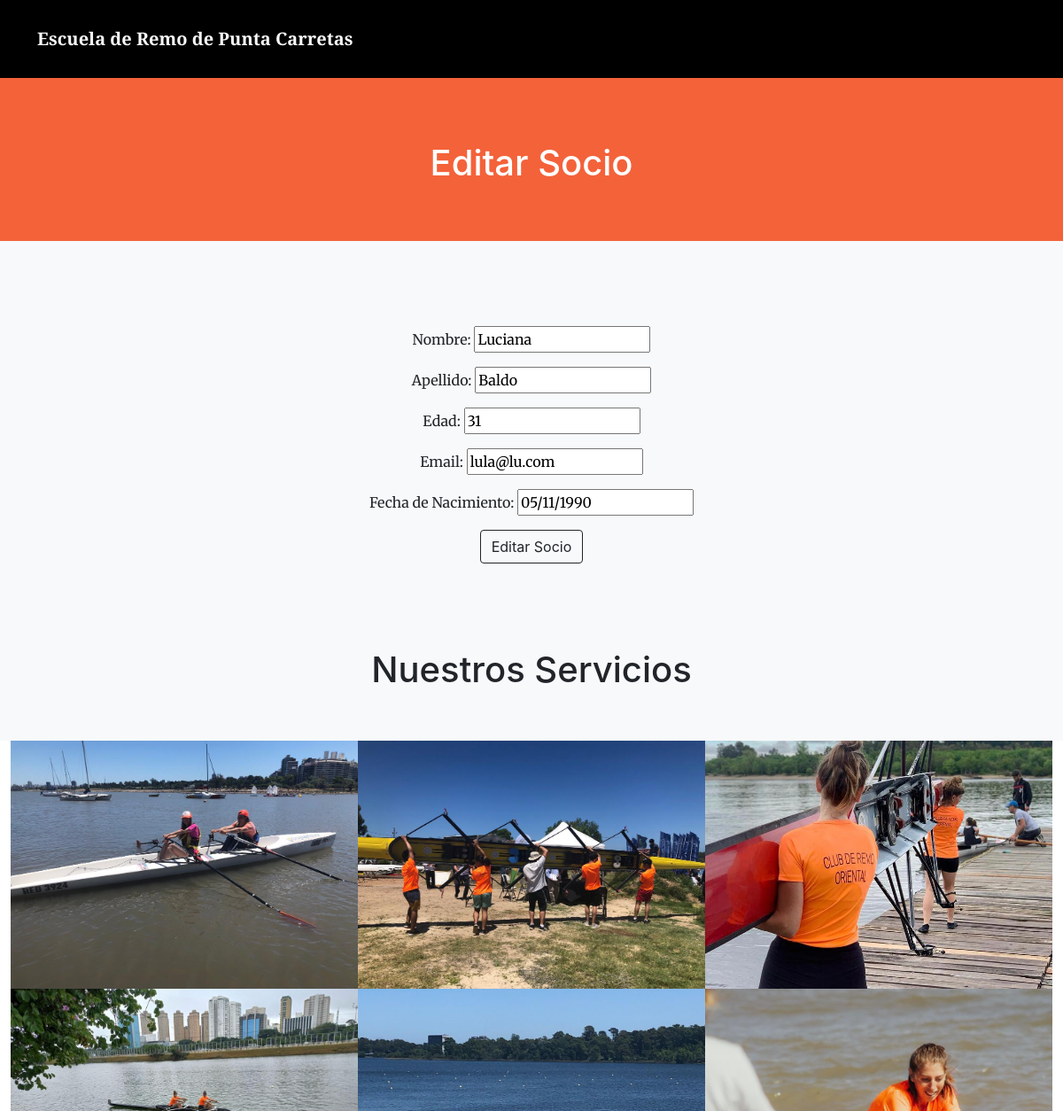
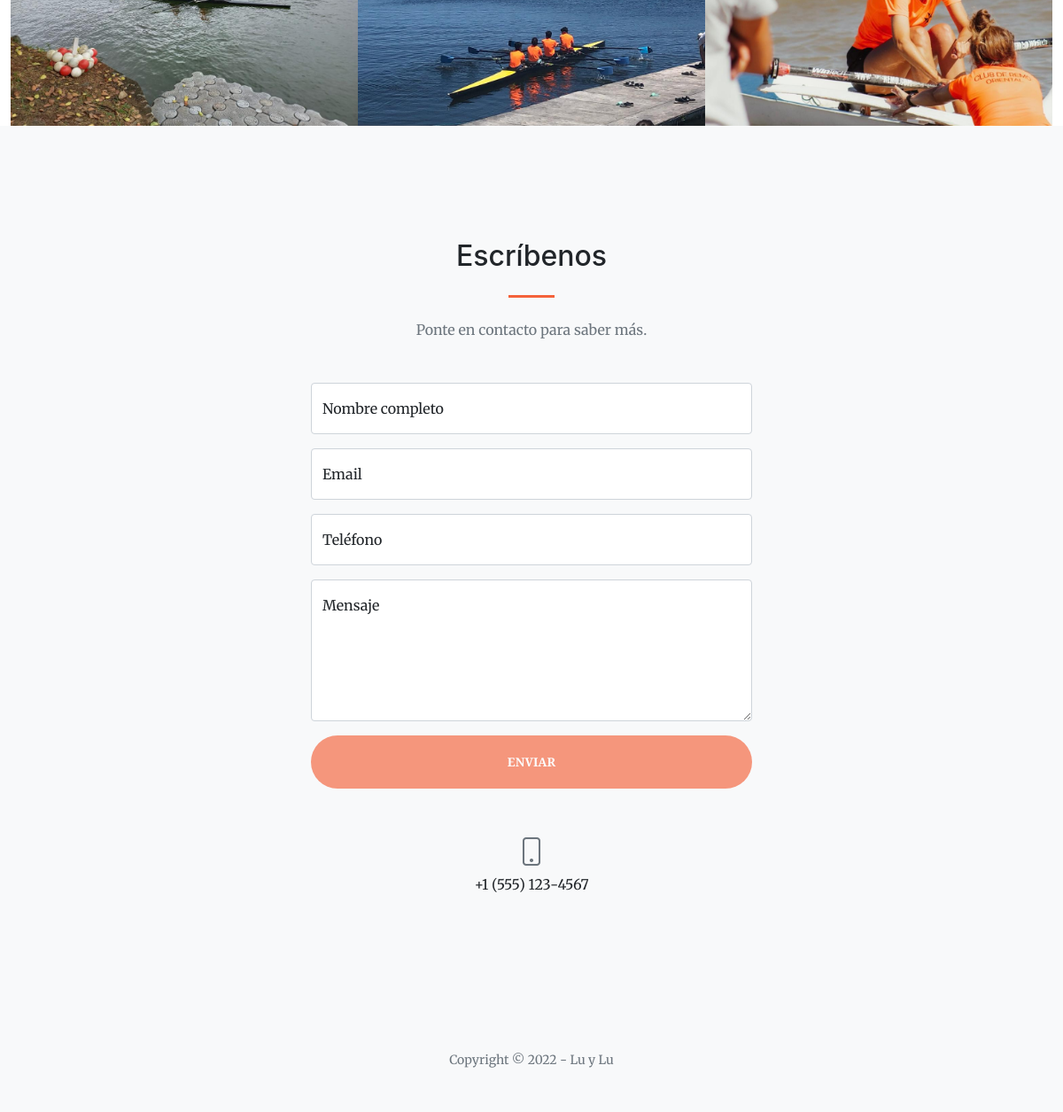
The app's page /editar_socio/1 (signed in) with its own data (2 pictures, top to bottom).
### perfilesapp/models.py (models this page shows)
class Socios(models.Model):
    nombre = models.CharField("Nombre Socio", max_length=30)
    apellido = models.CharField("Apellido Socio", max_length=30)
    edad = models.SmallIntegerField("Edad")
    fechanacimiento = models.DateField("Fecha de Nacimiento")
    email = models.EmailField("E-mail")
    class Meta:
        verbose_name_plural = "Socios"

### perfilesapp/views.py (the view, shortened to what this page needs)
# urls.py: path('editar_socio/<socio_id>', editar_socio, name="editar_socio"),
@staff_member_required
def editar_socio(request, socio_id):
    socio = Socios.objects.get(id=socio_id)
    formulario_vacio = SocioFormulario(initial={"nombre":socio.nombre,
                                              "apellido":socio.apellido,
                                              "edad": socio.edad,
                                              "email":socio.email,
                                              "fechanacimiento":socio.fechanacimiento})
    return render(request, "perfilesapp/editar_socio.html", {"form":formulario_vacio})

### perfilesapp/forms.py
class SocioFormulario(forms.Form):
    nombre = forms.CharField( max_length=30, label="Nombre")
    apellido = forms.CharField(max_length=30, label="Apellido")
    edad = forms.IntegerField( label= "Edad")
    fechanacimiento = forms.DateField(label= "Fecha de Nacimiento")
    email = forms.EmailField(label= "E-mail")

### perfilesapp/templates/perfilesapp/editar_socio.html (shortened to what this page needs)
{% extends 'perfilesapp/base.html' %}
{% load static %}
{% block about %}
<div>
    <p class="justify-content-center">
        <h1 style="color:white" >
            <br>
            <br>
            Editar Socio
            <br>
            <br>
        </h1>
    </p>
</div>
{% endblock %}
{% block servicios %}
<div style="text-align:center">
    <section class="bg-light py-5">
        <form action="" method="post" enctype="multipart/form-data">
            <p>Nombre:  {{form.nombre}} </p>
            <p>Apellido: {{form.apellido}}</p>
            <p>Edad: {{form.edad}} </p>
            <p>Email: {{form.email}}</p>
            <p>Fecha de Nacimiento: {{form.fechanacimiento}}</p>
            <a href="{% url 'socios' %}"><button class="btn btn-outline-dark">Editar Socio</button></a>
        </form>
    </section>
</div>
{% endblock %}

### records on screen
Socios: nombre "Luciana", apellido "Baldo", edad "31", email "lula@lu.com", fechanacimiento "05/11/1990"
